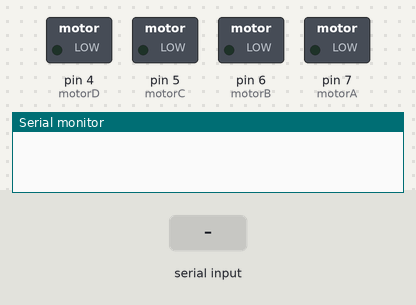
The sketch below on a simulated Arduino Uno, built with avr-gcc and run on an emulated ATmega328P. Shown: switched loads named in the sketch (green lamp = pin HIGH), the last lines printed to the serial monitor. The test bench sets the inputs (shaded band).

Above: at 1.2 s.
1.3 s: "w" received over Serial
At 2.0 s:
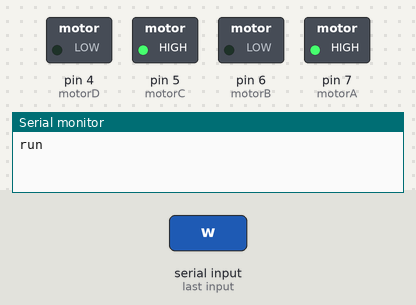
2.8 s: "s" received over Serial
At 3.2 s:
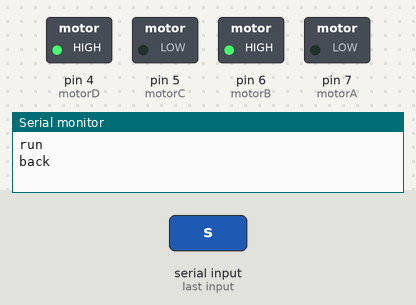
4.3 s: "d" received over Serial
At 5.5 s:
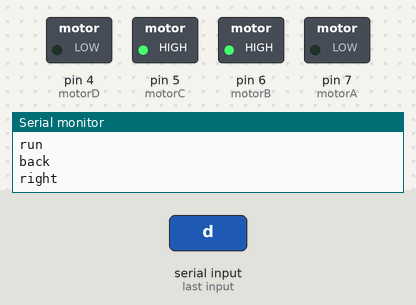
5.8 s: "a" received over Serial
At 6.7 s:
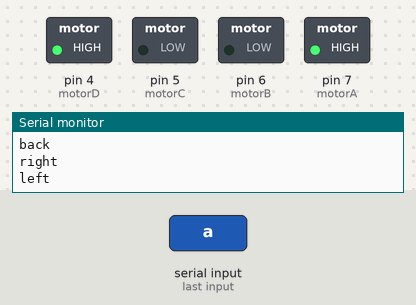
Timing chart, 0 to 8.3 s (numbered marks = the images above; inputs shaded):
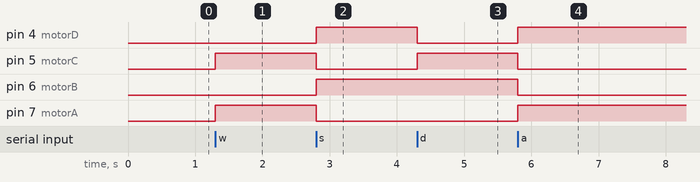

Measured:
- after the input at 1.3 s, pin 5 (motorC), pin 7 (motorA): LOW → HIGH at once
- after the input at 2.8 s, pin 4 (motorD), pin 6 (motorB): LOW → HIGH at once; pin 5 (motorC), pin 7 (motorA): HIGH → LOW at once
- after the input at 4.3 s, pin 4 (motorD): HIGH → LOW at once; pin 5 (motorC): LOW → HIGH at once
- after the input at 5.8 s, pin 4 (motorD), pin 7 (motorA): LOW → HIGH at once; pin 5 (motorC), pin 6 (motorB): HIGH → LOW at once

The sketch:

control.ino
```cpp
int motorA = 7;
int motorB = 6;

int motorC = 5;
int motorD = 4;

char cmd;

void setup() {
  // put your setup code here, to run once:
  Serial.begin(9600);
  pinMode(motorA, OUTPUT);
  pinMode(motorB, OUTPUT);
  pinMode(motorC, OUTPUT);
  pinMode(motorD, OUTPUT);

}

void loop() {
  // put your main code here, to run repeatedly:
  cmd = Serial.read();
  switch (cmd){
    case 'w':
      digitalWrite(motorA, HIGH);
      digitalWrite(motorB, LOW);

      digitalWrite(motorC, HIGH);
      digitalWrite(motorD, LOW);
      Serial.println("run");
    break;

    case 's':
      digitalWrite(motorA, LOW);
      digitalWrite(motorB, HIGH);

      digitalWrite(motorC, LOW);
      digitalWrite(motorD, HIGH);
      Serial.println("back");
    break;

    case 'd':
      digitalWrite(motorA, LOW);
      digitalWrite(motorB, HIGH);

      digitalWrite(motorC, HIGH);
      digitalWrite(motorD, LOW);
      Serial.println("right");

    break;

    case 'a':
      digitalWrite(motorA, HIGH);
      digitalWrite(motorB, LOW);
      digitalWrite(motorC, LOW);
      digitalWrite(motorD, HIGH);
      Serial.println("left");

    break;

    case 'p':
      digitalWrite(motorA, LOW);
      digitalWrite(motorB, LOW);
      digitalWrite(motorC, LOW);
      digitalWrite(motorD, LOW);
      Serial.println("stop");
    break;


  }

}
```
